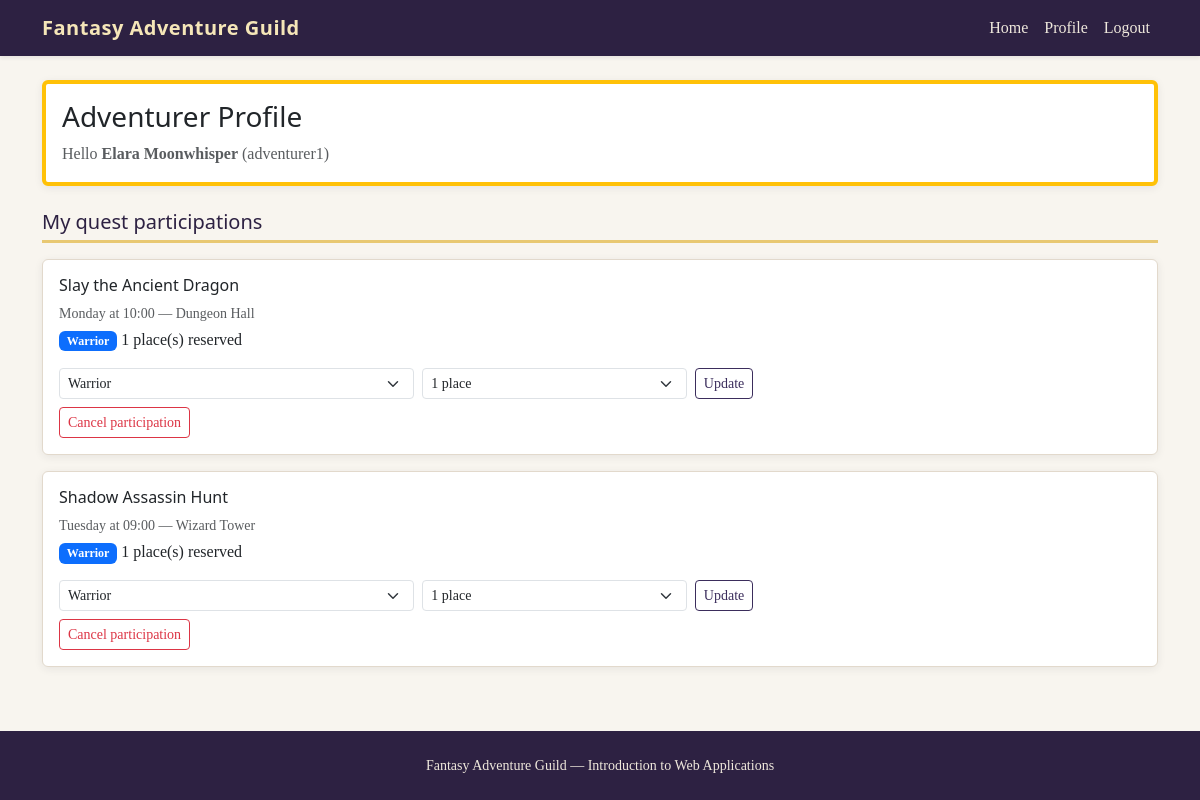
The app's page /profile (signed in), older data.
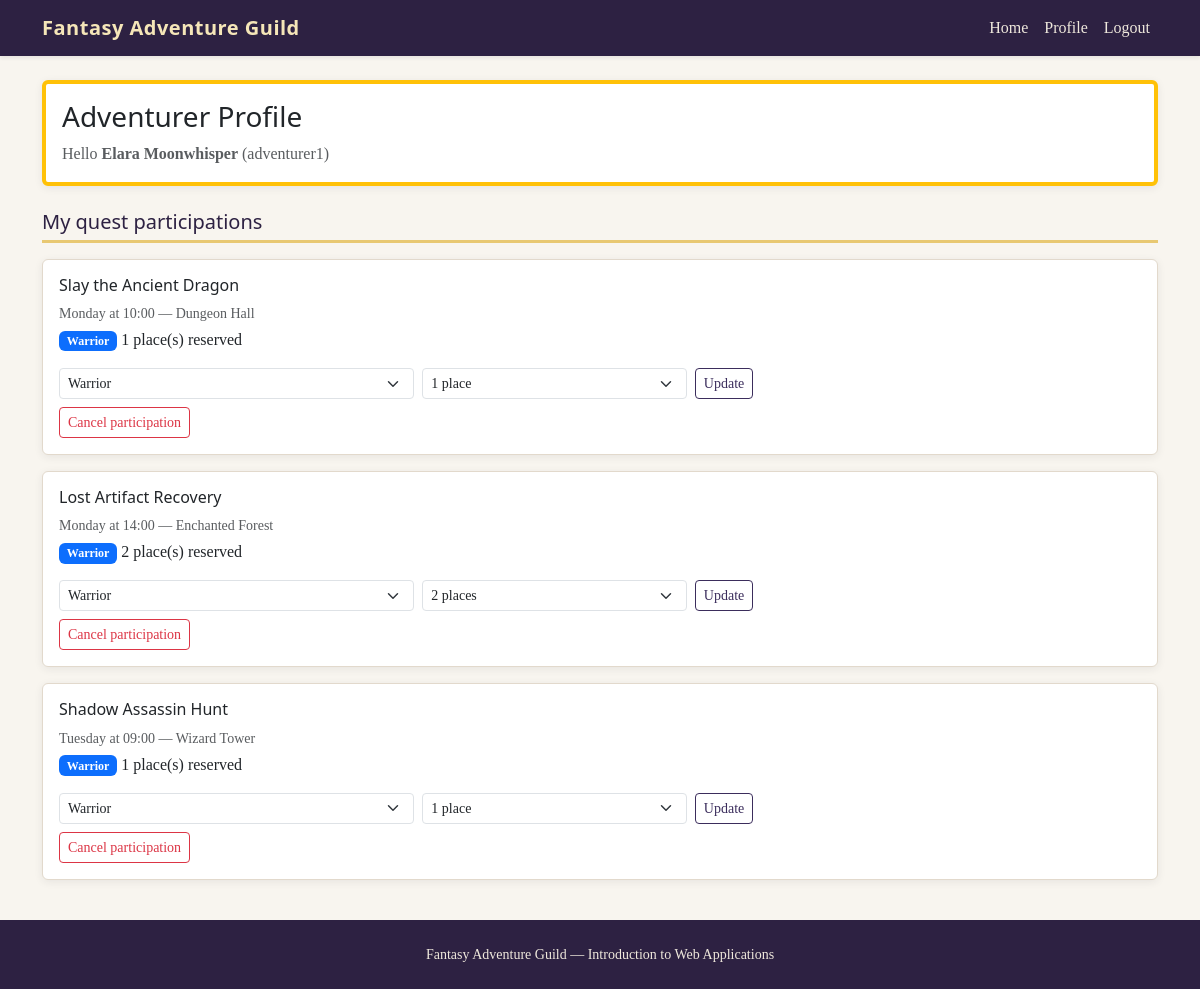
The same page, newer data.
### tables this page shows
CREATE TABLE users (
    id INTEGER PRIMARY KEY AUTOINCREMENT,
    username TEXT UNIQUE NOT NULL,
    email TEXT UNIQUE NOT NULL,
    first_name TEXT NOT NULL,
    last_name TEXT NOT NULL,
    password TEXT NOT NULL,
    role TEXT NOT NULL CHECK(role IN ('Guild Master', 'Adventurer'))
);

CREATE TABLE participations (
    id INTEGER PRIMARY KEY AUTOINCREMENT,
    user_id INTEGER NOT NULL,
    session_id INTEGER NOT NULL,
    role_category TEXT NOT NULL CHECK(role_category IN ('Warrior', 'Mage', 'Healer')),
    slots_reserved INTEGER NOT NULL CHECK(slots_reserved IN (1, 2)),
    FOREIGN KEY (user_id) REFERENCES users(id),
    FOREIGN KEY (session_id) REFERENCES quest_sessions(id),
    UNIQUE(user_id, session_id)
);

CREATE TABLE quests (
    id INTEGER PRIMARY KEY AUTOINCREMENT,
    title TEXT NOT NULL UNIQUE,
    duration INTEGER NOT NULL,
    quest_type TEXT NOT NULL CHECK(quest_type IN ('combat', 'exploration', 'puzzle', 'stealth', 'magic', 'survival')),
    difficulty TEXT NOT NULL CHECK(difficulty IN ('easy', 'medium', 'hard', 'legendary')),
    description TEXT NOT NULL,
    image_url TEXT NOT NULL
);

CREATE TABLE quest_sessions (
    id INTEGER PRIMARY KEY AUTOINCREMENT,
    quest_id INTEGER NOT NULL,
    day_of_week TEXT NOT NULL CHECK(day_of_week IN ('Monday', 'Tuesday', 'Wednesday', 'Thursday', 'Friday', 'Saturday', 'Sunday')),
    start_time TEXT NOT NULL,
    location TEXT NOT NULL CHECK(location IN ('Dungeon Hall', 'Enchanted Forest', 'Wizard Tower')),
    FOREIGN KEY (quest_id) REFERENCES quests(id)
);

### routes/profile_routes.py (the view, shortened to what this page needs)
@profile_bp.route("/profile")
@login_required
def index():
    participations = get_user_participations(current_user.id)
    return render_template("profile_adventurer.html", participations=participations)

### app.py (called while the page is built)
@login_manager.user_loader
def load_user(user_id):
    row = get_user_by_id(user_id)
    if row:
        return User(
            row["id"],
            row["username"],
            row["email"],
            row["first_name"],
            row["last_name"],
            row["role"],
        )
    return None

### dao/participation_dao.py (called while the page is built)
def get_user_participations(user_id):
    conn = get_db()
    rows = conn.execute(
        """
        SELECT
            p.id AS participation_id,
            p.role_category,
            p.slots_reserved,
            qs.day_of_week,
            qs.start_time,
            qs.location,
            q.title
        FROM participations as p
        JOIN quest_sessions as qs ON qs.id = p.session_id
        JOIN quests as q ON q.id = qs.quest_id
        WHERE p.user_id = ?
        ORDER BY qs.day_of_week, qs.start_time
        """,
        (user_id,),
    ).fetchall()
    close_db(conn)
    return rows

### dao/user_dao.py (called while the page is built)
def get_user_by_id(user_id):
    conn = get_db()
    row = conn.execute("SELECT * FROM users WHERE id = ?", (user_id,)).fetchone()
    close_db(conn)
    return row

### database/database.py (called while the page is built)
def get_db():
    conn = sqlite3.connect(DATABASE)
    conn.row_factory = sqlite3.Row
    conn.execute("PRAGMA foreign_keys = ON")
    return conn

### templates/profile_adventurer.html (shortened to what this page needs)
{% extends "base.html" %}
{% block content %}
<section class="card profile-banner mb-4 border-start border-warning border-4">
    <div class="card-body">
        <h1 class="h3">Adventurer Profile</h1>
        <p class="text-muted mb-0">Hello <strong>{{ current_user.first_name }} {{ current_user.last_name }}</strong> ({{ current_user.username }})</p>
    </div>
</section>
<section>
    <h2 class="h5 section-title mb-3">My quest participations</h2>
    {% if participations %}
        {% for item in participations %}
            <article class="card guild-card mb-3">
                <div class="card-body">
                    <h3 class="h6 card-title">{{ item.title }}</h3>
                    <p class="text-muted small mb-1">{{ item.day_of_week }} at {{ item.start_time }} — {{ item.location }}</p>
                    <p class="mb-3">
                        <span class="badge text-bg-primary">{{ item.role_category }}</span>
                        {{ item.slots_reserved }} place(s) reserved
                    </p>
                    <form class="row g-2" method="post" action="{{ url_for('quest.edit_participation', participation_id=item.participation_id) }}">
                        <div class="col-md-4">
                            <select class="form-select form-select-sm" name="role" required>
                                {% for role in ['Warrior','Mage','Healer'] %}
                                    <option value="{{ role }}" {% if role == item.role_category %}selected{% endif %}>{{ role }}</option>
                                {% endfor %}
                            </select>
                        </div>
                        <div class="col-md-3">
                            <select class="form-select form-select-sm" name="slots" required>
                                <option value="1" {% if item.slots_reserved == 1 %}selected{% endif %}>1 place</option>
                                <option value="2" {% if item.slots_reserved == 2 %}selected{% endif %}>2 places</option>
                            </select>
                        </div>
                        <div class="col-md-3">
                            <button class="btn btn-outline-primary btn-sm" type="submit">Update</button>
                        </div>
                    </form>
                    <form class="mt-2 cancel-form" method="post" action="{{ url_for('quest.cancel', participation_id=item.participation_id) }}">
                        <button class="btn btn-outline-danger btn-sm" type="submit">Cancel participation</button>
                    </form>
                </div>
            </article>
        {% endfor %}
    {% else %}
        <p class="alert alert-light empty-box text-center">You have not joined any quest session yet.</p>
    {% endif %}
</section>
{% endblock %}

### templates/base.html (shortened to what this page needs)
<!DOCTYPE html>
<html lang="en">
<head>
    <link href="https://cdn.jsdelivr.net/npm/bootstrap@5.3.3/dist/css/bootstrap.min.css" rel="stylesheet">
    <link rel="stylesheet" href="{{ url_for('static', filename='css/style.css') }}">
</head>
<body>
    <header>
        <nav class="navbar navbar-expand-lg navbar-dark bg-guild shadow-sm">
            <div class="container">
                <a class="navbar-brand fw-bold" href="{{ url_for('home.index') }}">Fantasy Adventure Guild</a>
                <section class="collapse navbar-collapse" id="mainNav">
                    <ul class="navbar-nav ms-auto">
                        <li class="nav-item">
                            <a class="nav-link" href="{{ url_for('home.index') }}">Home</a>
                        </li>
                        {% if current_user.is_authenticated %}
                            <li class="nav-item">
                                <a class="nav-link" href="{{ url_for('profile.index') }}">Profile</a>
                            </li>
                            <li class="nav-item">
                                <a class="nav-link" href="{{ url_for('auth.logout') }}">Logout</a>
                            </li>
                        {% endif %}
                    </ul>
                </section>
            </div>
        </nav>
    </header>
    <main class="container py-4">
        {% block content %}{% endblock %}
    </main>
    <footer class="site-footer text-center py-4">
        <p class="mb-0 small">Fantasy Adventure Guild — Introduction to Web Applications</p>
    </footer>
</body>
</html>

### static/css/style.css (style rules this page uses)
body { background-color: #f8f5ef; color: #2a2438; font-family: Georgia, "Times New Roman", serif; min-height: 100vh; display: flex; flex-direction: column; }
main { flex: 1; display: flex; flex-direction: column; }
h1, h2, h3, h4, h5, h6, .navbar-brand { font-family: "Segoe UI", Tahoma, sans-serif; }
.bg-guild { background-color: #2d2142; }
.navbar-dark .navbar-brand { color: #f5e6b8; letter-spacing: 0.5px; }
.navbar-dark .nav-link { color: #efe8dc; }
.site-footer { background-color: #2d2142; color: #efe8dc; }
.section-title { color: #2d2142; border-bottom: 3px solid #e8c872; padding-bottom: 0.4rem; }
.guild-card { border-color: #e2d9cc; box-shadow: 0 2px 8px rgba(42, 36, 56, 0.08); }
.profile-banner { border-color: #e2d9cc; box-shadow: 0 2px 8px rgba(42, 36, 56, 0.08); }
.profile-banner p { color: #5c5368; }
.btn-outline-primary { --bs-btn-color: #3b2d5c; --bs-btn-border-color: #3b2d5c; --bs-btn-hover-bg: #3b2d5c; --bs-btn-hover-border-color: #3b2d5c; }

Row changes from the older to the newer data that the page shows:
added participations: title "Lost Artifact Recovery", day_of_week "Monday", start_time "14:00", location "Enchanted Forest", role_category "Warrior", slots_reserved "2", role "Warrior", slots "2 places"
